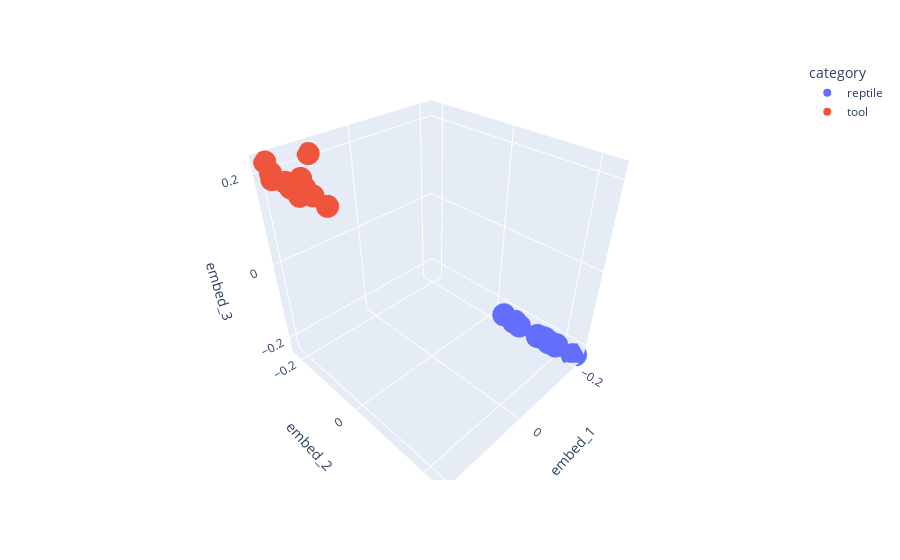

Notebook cell for this chart:
### Markdown cell above
# Human triplet

### Code cell
df = pd.read_csv('/Users/siddharthsuresh/Downloads/human_reptile_tool_embedding_df.csv')

fig = px.scatter_3d(df, x='embed_1', y='embed_2', z='embed_3',color='category', hover_data=['concept'])
fig.show()

### Figure 1 — Plotly figure (JSON) as saved in the notebook; plotly's stock layout.template omitted (floating-point values rounded to 4 significant figures)
{"data": [{"customdata": [["Alligator"], ["Blindworm"], ["Boa python"], ["Caiman"], ["Chameleon"], ["Cobra"], ["Crocodile"], ["Dinosaur"], ["Gecko"], ["Lizard"], ["Salamander"], ["Snake"], ["Toad"], ["Tortoise"], ["Turtle"]], "hovertemplate": "category=reptile<br>embed_1=%{x}<br>embed_2=%{y}<br>embed_3=%{z}<br>concept=%{customdata[0]}<extra></extra>", "legendgroup": "reptile", "marker": {"color": "#636efa", "symbol": "circle"}, "mode": "markers", "name": "reptile", "scene": "scene", "showlegend": true, "type": "scatter3d", "x": [-0.1556, -0.2212, -0.1722, -0.1021, -0.19, -0.1602, -0.1227, -0.1737, -0.216, -0.1806, -0.1657, -0.1854, -0.1529, -0.1279, -0.117], "y": [0.1704, 0.2356, 0.181, 0.1143, 0.2016, 0.1724, 0.1304, 0.1897, 0.2299, 0.1932, 0.1782, 0.2017, 0.1713, 0.1393, 0.1309], "z": [-0.1732, -0.2295, -0.1832, -0.113, -0.2004, -0.1765, -0.134, -0.1911, -0.2294, -0.1943, -0.1779, -0.2012, -0.1681, -0.1451, -0.1323]}, {"customdata": [["Anvil"], ["Axe"], ["Chisel"], ["Grinding disk"], ["Hammer"], ["Knife"], ["Lawn Mower"], ["Nail"], ["Oil can"], ["Paint brush"], ["Saw"], ["Screwdriver"], ["Shovel"], ["Spanner"], ["Vacuum"]], "hovertemplate": "category=tool<br>embed_1=%{x}<br>embed_2=%{y}<br>embed_3=%{z}<br>concept=%{customdata[0]}<extra></extra>", "legendgroup": "tool", "marker": {"color": "#EF553B", "symbol": "circle"}, "mode": "markers", "name": "tool", "scene": "scene", "showlegend": true, "type": "scatter3d", "x": [0.204, 0.1732, 0.1993, 0.1974, 0.1803, 0.1792, 0.1338, 0.1644, 0.1523, 0.1584, 0.1727, 0.1837, 0.1548, 0.1485, 0.1084], "y": [-0.1947, -0.1625, -0.2052, -0.2226, -0.1781, -0.177, -0.1381, -0.1669, -0.1869, -0.1645, -0.172, -0.1872, -0.1727, -0.1587, -0.2224], "z": [0.1983, 0.166, 0.2062, 0.2211, 0.1803, 0.179, 0.1399, 0.1682, 0.186, 0.1651, 0.1732, 0.1888, 0.1725, 0.1591, 0.2113]}], "layout": {"legend": {"title": {"text": "category"}, "tracegroupgap": 0}, "margin": {"t": 60}, "scene": {"domain": {"x": [0, 1], "y": [0, 1]}, "xaxis": {"title": {"text": "embed_1"}}, "yaxis": {"title": {"text": "embed_2"}}, "zaxis": {"title": {"text": "embed_3"}}}}}
